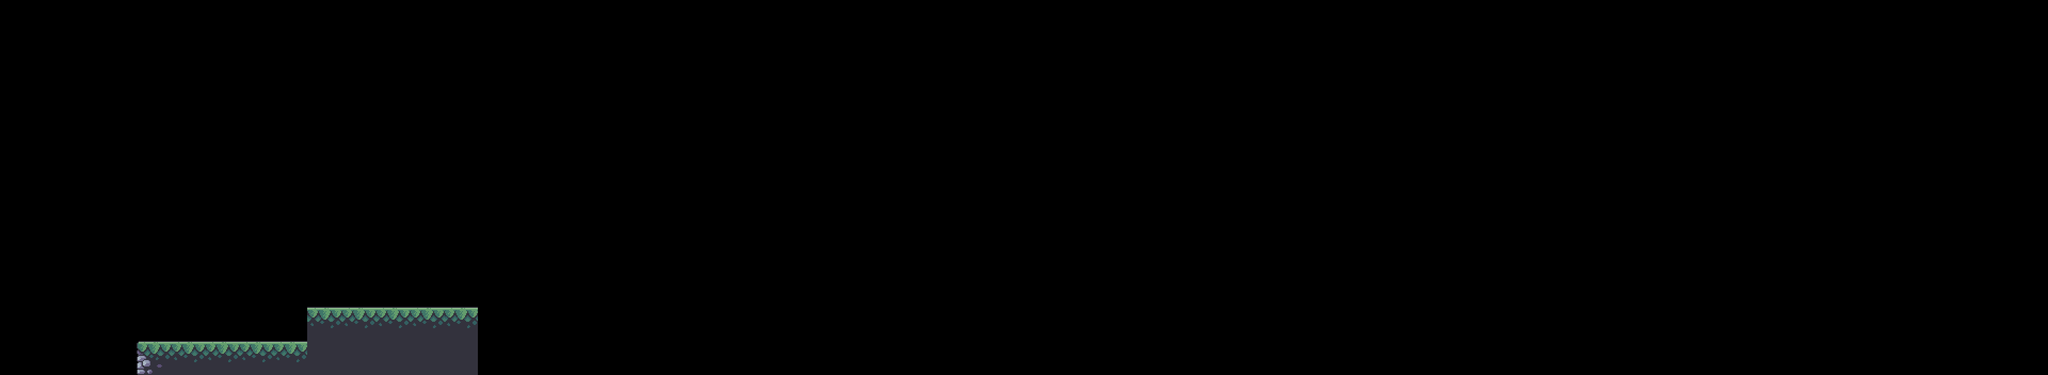

Rendered tile map (Tiled .tmx) drawn with the repository's tilesets; below, a short description and the full map source, tile grids included:
An orthogonal 60x11 tile map with 64x64 px tiles, 1 tile layer (terrain).

<map version="1.5" tiledversion="1.7.2" orientation="orthogonal" renderorder="right-down" width="60" height="11" tilewidth="64" tileheight="64" infinite="0" nextlayerid="11" nextobjectid="1">
 <editorsettings>
  <export target="../0/level_0_terrain.csv" format="csv" />
 </editorsettings>
 <tileset firstgid="1" source="../tilesets/terrain_tiles.tsx" />
 <layer id="1" name="terrain" width="60" height="11">
  <data encoding="csv">
0,0,0,0,0,0,0,0,0,0,0,0,0,0,0,0,0,0,0,0,0,0,0,0,0,0,0,0,0,0,0,0,0,0,0,0,0,0,0,0,0,0,0,0,0,0,0,0,0,0,0,0,0,0,0,0,0,0,0,0,
0,0,0,0,0,0,0,0,0,0,0,0,0,0,0,0,0,0,0,0,0,0,0,0,0,0,0,0,0,0,0,0,0,0,0,0,0,0,0,0,0,0,0,0,0,0,0,0,0,0,0,0,0,0,0,0,0,0,0,0,
0,0,0,0,0,0,0,0,0,0,0,0,0,0,0,0,0,0,0,0,0,0,0,0,0,0,0,0,0,0,0,0,0,0,0,0,0,0,0,0,0,0,0,0,0,0,0,0,0,0,0,0,0,0,0,0,0,0,0,0,
0,0,0,0,0,0,0,0,0,0,0,0,0,0,0,0,0,0,0,0,0,0,0,0,0,0,0,0,0,0,0,0,0,0,0,0,0,0,0,0,0,0,0,0,0,0,0,0,0,0,0,0,0,0,0,0,0,0,0,0,
0,0,0,0,0,0,0,0,0,0,0,0,0,0,0,0,0,0,0,0,0,0,0,0,0,0,0,0,0,0,0,0,0,0,0,0,0,0,0,0,0,0,0,0,0,0,0,0,0,0,0,0,0,0,0,0,0,0,0,0,
0,0,0,0,0,0,0,0,0,0,0,0,0,0,0,0,0,0,0,0,0,0,0,0,0,0,0,0,0,0,0,0,0,0,0,0,0,0,0,0,0,0,0,0,0,0,0,0,0,0,0,0,0,0,0,0,0,0,0,0,
0,0,0,0,0,0,0,0,0,0,0,0,0,0,0,0,0,0,0,0,0,0,0,0,0,0,0,0,0,0,0,0,0,0,0,0,0,0,0,0,0,0,0,0,0,0,0,0,0,0,0,0,0,0,0,0,0,0,0,0,
0,0,0,0,0,0,0,0,0,0,0,0,0,0,0,0,0,0,0,0,0,0,0,0,0,0,0,0,0,0,0,0,0,0,0,0,0,0,0,0,0,0,0,0,0,0,0,0,0,0,0,0,0,0,0,0,0,0,0,0,
0,0,0,0,0,0,0,0,0,0,0,0,0,0,0,0,0,0,0,0,0,0,0,0,0,0,0,0,0,0,0,0,0,0,0,0,0,0,0,0,0,0,0,0,0,0,0,0,0,0,0,0,0,0,0,0,0,0,0,0,
0,0,0,0,0,0,0,0,0,2,2,2,2,2,0,0,0,0,0,0,0,0,0,0,0,0,0,0,0,0,0,0,0,0,0,0,0,0,0,0,0,0,0,0,0,0,0,0,0,0,0,0,0,0,0,0,0,0,0,0,
0,0,0,0,1,2,2,2,2,6,6,6,6,6,0,0,0,0,0,0,0,0,0,0,0,0,0,0,0,0,0,0,0,0,0,0,0,0,0,0,0,0,0,0,0,0,0,0,0,0,0,0,0,0,0,0,0,0,0,0
</data>
 </layer>
</map>
